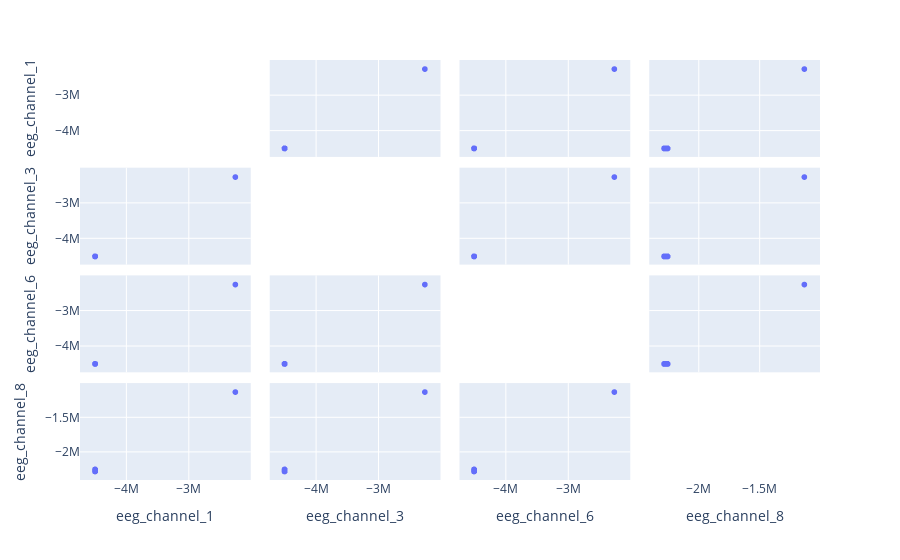

The code cell stored with this chart in its notebook:
### Markdown cell above
### Examples

### Code cell
# adapted example: show the ???data???

S2 = session('OpenBCI-RAW-2021-08-13_18-03-39.txt')
S2.get_data()

features = []
for i in S2.data_chns.keys():
    if 'eeg_channel' in i:
        features.append(i)

  
fig = px.scatter_matrix(S2.data_chns,
                       dimensions=['eeg_channel_'+str(i) for i in [1,3,6,8]])
fig.update_traces(diagonal_visible=False)
fig.show()

### Figure 1 — Plotly figure (JSON) as saved in the notebook; plotly's stock layout.template omitted (floating-point values rounded to 4 significant figures; data arrays with more than 128 entries replaced by an {"elided": "..."} marker saying what was removed)
{"data": [{"diagonal": {"visible": false}, "dimensions": [{"axis": {"matches": true}, "label": "eeg_channel_1", "values": {"elided": "1265 float values"}}, {"axis": {"matches": true}, "label": "eeg_channel_3", "values": {"elided": "1265 float values"}}, {"axis": {"matches": true}, "label": "eeg_channel_6", "values": {"elided": "1265 float values"}}, {"axis": {"matches": true}, "label": "eeg_channel_8", "values": {"elided": "1265 float values"}}], "hovertemplate": "%{xaxis.title.text}=%{x}<br>%{yaxis.title.text}=%{y}<extra></extra>", "legendgroup": "", "marker": {"color": "#636efa", "symbol": "circle"}, "name": "", "showlegend": false, "type": "splom"}], "layout": {"dragmode": "select", "legend": {"tracegroupgap": 0}, "margin": {"t": 60}}}
